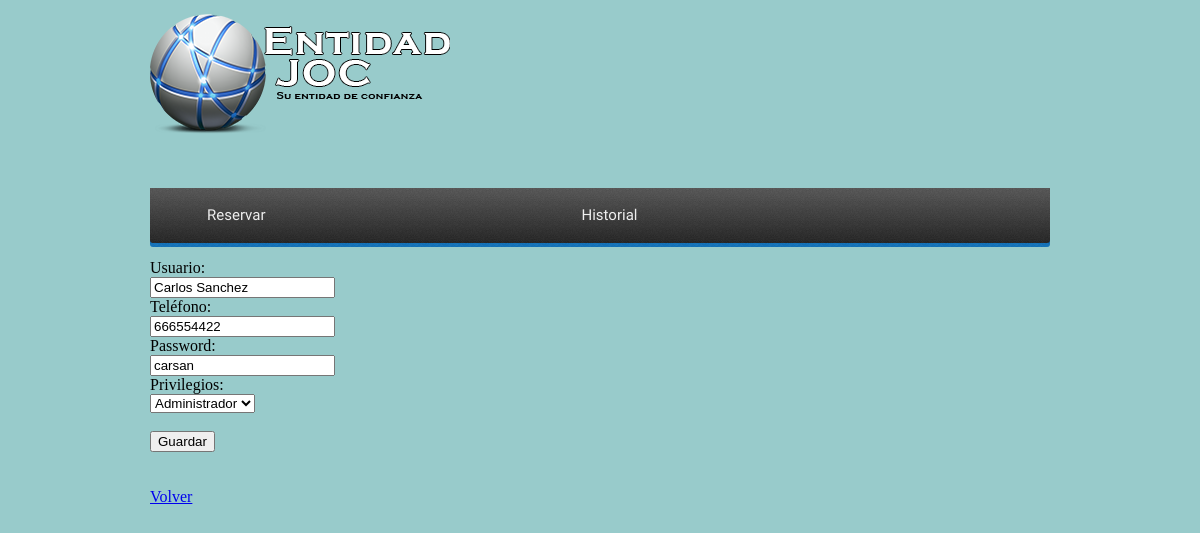
/pagmodificar.php?id=1, run on an earlier commit of the app's database.
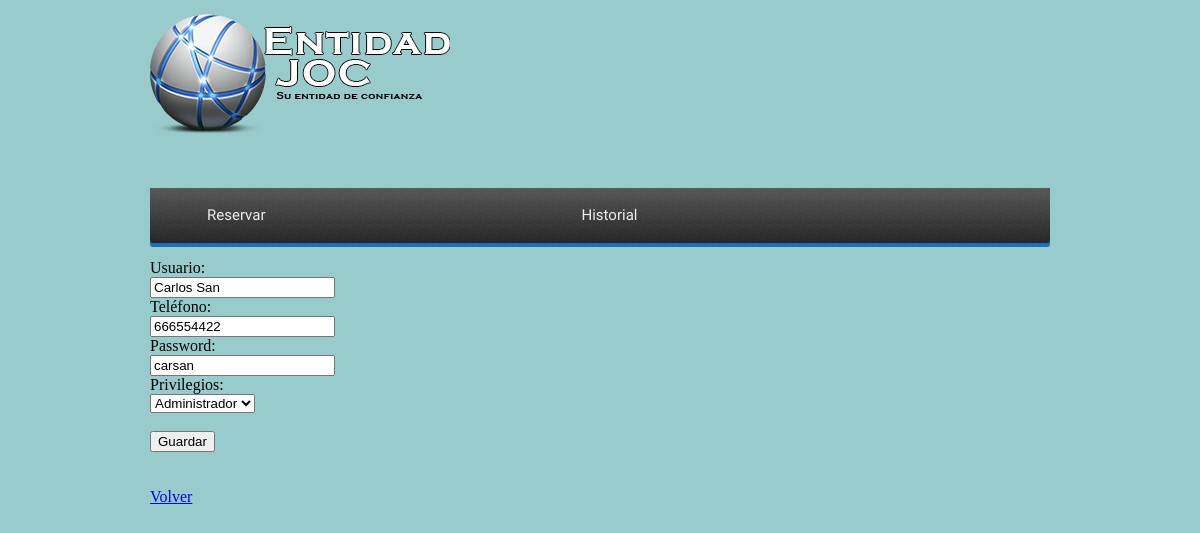
And on a later commit of the database.
### tables this page shows
CREATE TABLE IF NOT EXISTS `users` (
  `idUser` int(255) NOT NULL,
  `nomUser` varchar(50) NOT NULL,
  `mail` varchar(30) NOT NULL,
  `telf` int(9) NOT NULL,
  `password` varchar(20) NOT NULL,
  `privilegios` varchar(20) NOT NULL,
  `user_v` int(1) NOT NULL DEFAULT '1'
);

### modificar.php (the view, shortened to what this page needs)
<!DOCTYPE html>
<html>
	<head>
	</head>
	<body>
		<?php
			$con = mysqli_connect('localhost', 'root', '', 'bd_intranet');
			$sql = "SELECT * FROM users WHERE idUser=$_REQUEST[id]";
			$datos = mysqli_query($con, $sql);
			if(mysqli_num_rows($datos)>0){
				$usuario=mysqli_fetch_array($datos);
				?>
				<form name="formulario1" action="modificar.proc.php" method="get">
				Usuario:<br/>
				<input type="text" name="nom" size="20" maxlength="50" value="<?php echo $usuario['nomUser']; ?>"><br/>
				Teléfono:<br/>
				<input type="text" name="telf" size="20" maxlength="12" value="<?php echo $usuario['telf']; ?>"><br/>
				Password:<br/>
				<input type="text" name="pass" size="20" maxlength="12" value="<?php echo $usuario['password']; ?>"><br/>
				Privilegios:<br/>
				<select name="privilegios">
				<?php
					if($usuario['privilegios']==admin){
				?>
						<option value="admin" selected="selected">Administrador</option>
			    <?php
					}else{
				?>
						<option value="admin">Administrador</option>
			       		<option value="member" selected="selected">Usuario</option>
				<?php
					}
				?>
				</select><br/><br/>
				<input type="submit" value="Guardar">
				</form>
				<?php
			} else {
				echo "Usuario con id=$_REQUEST[id] no encontrado!";
			}
		?>
		<br/><br/>
		<a href="paginausuario_registro.php">Volver</a>
	</body>
</html>

What changed in the data, as far as the page shows it:
changed users "carsan": nom "Carlos Sanchez" → "Carlos San"
